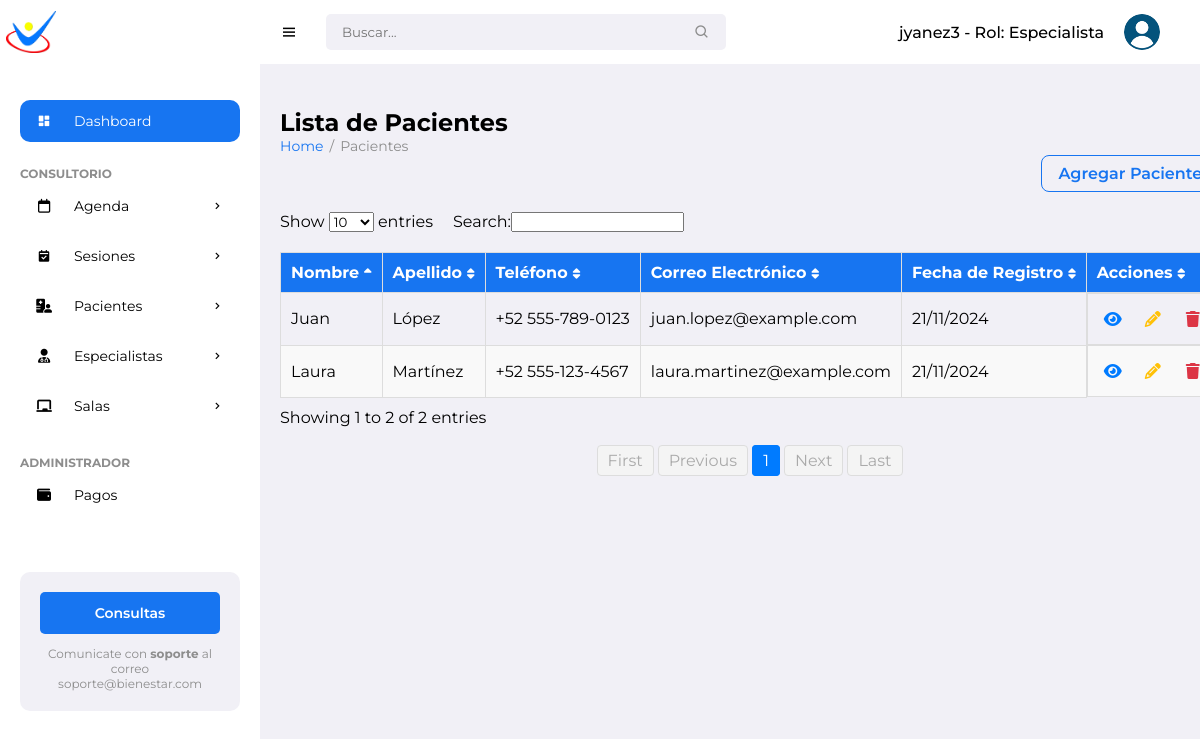
Page / (signed in) on the committed database.
### pacientes/models.py (models this page shows, shortened)
class Specialist(models.Model):
    ROLES = [
        ('especialista', 'Especialista'),
        ('administrador', 'Administrador'),
    ]
    user = models.OneToOneField(
    User,
    on_delete=models.CASCADE,
    related_name='specialist_profile',
    null=True  # Temporalmente permite nulos para manejar datos existentes
    )
    specialty = models.CharField(max_length=100)
    phone = models.CharField(max_length=20)
    dni = models.CharField(max_length=20, unique=True)
    profile_image = models.ImageField(upload_to='specialist_images/', null=True, blank=True)
    role = models.CharField(max_length=20, choices=ROLES, default='especialista')

class Patient(models.Model):
    name = models.CharField(max_length=100)
    surname = models.CharField(max_length=100)
    date_of_birth = models.DateField()
    gender = models.CharField(max_length=10, choices=[('M','Male'), ('F','Female')])
    address = models.CharField(max_length=255)
    phone_number = models.CharField(max_length=20)
    email = models.EmailField()
    cost_session = models.DecimalField(max_digits=10, decimal_places=2, default=0)
    photo = models.ImageField(upload_to='patient_photos/', blank=True, null=True)
    marital_status = models.CharField(max_length=20)
    medical_diagnosis = models.TextField()
    attachments = models.FileField(upload_to='patient_attachments/', blank=True, null=True)
    therapy = models.CharField(max_length=100)
    education = models.CharField(max_length=100, default='No especificado')
    therapist = models.ForeignKey(Specialist, on_delete=models.SET_NULL, null=True, related_name='patients')
    medical_history = models.TextField(blank=True, null=True)
    allergies = models.CharField(max_length=255, blank=True)  # Changed from TextField
    emergency_contact_name = models.CharField(max_length=100)
    emergency_contact_phone = models.CharField(max_length=20)  # Updated length
    notes = models.TextField(blank=True)
    created_date = models.DateTimeField(auto_now_add=True)
    status = models.CharField(max_length=50, choices=[
        ('Active', 'Active'),
        ('Discharged', 'Discharged'),
        ('Suspended', 'Suspended')
    ], blank=True,
        null=True)

### pacientes/views.py (the view)
# urls.py: path('', views.patient_list, name='patient_list'),
@login_required
def patient_list(request):
    patients = Patient.objects.all()
    return render(request, 'pacientes/patient/patient_list.html', {'patients': patients})

### pacientes/templates/pacientes/patient/patient_list.html (shortened to what this page needs)
{% extends "pacientes/base/base.html" %}
{% load static %}
{% block left_content %}
<h1>Lista de Pacientes</h1>
<ul class="breadcrumbs">
    <li><a href="{% url 'patient_list' %}">Home</a></li>
    <li class="divider">/</li>
    <li><a href="#" class="active">Pacientes</a></li>
</ul>
<div class="list-header">
    <a href="{% url 'new_patient' %}" class="btn-add">Agregar Paciente</a>
</div>
<div class="patient-list-container">
    <table id="patientTable" class="display table">
        <thead>
            <tr>
                <th>Nombre</th>
                <th>Apellido</th>
                <th>Teléfono</th>
                <th>Correo Electrónico</th>
                <th>Fecha de Registro</th>
                <th>Acciones</th>
            </tr>
        </thead>
        <tbody>
            {% for patient in patients %}
            <tr>
                <td>{{ patient.name }}</td>
                <td>{{ patient.surname }}</td>
                <td>{{ patient.phone_number }}</td>
                <td>{{ patient.email }}</td>
                <td>{{ patient.created_date|date:"d/m/Y" }}</td>
                <td class="actions-tab">
                    <a href="{% url 'patient_schedule' patient.id %}" class="btn btn-icon view" title="Ver detalles">
                        <i class="fa-solid fa-eye"></i>
                    </a>
                    <a href="{% url 'edit_patient' patient.id %}" class="btn-icon edit" title="Editar">
                        <i class="fas fa-pencil-alt"></i>
                    </a>
                    <a href="{% url 'delete_patient' patient.id %}" class="btn-icon delete btn-danger btn-sm admin-only" title="Eliminar">
                        <i class="fas fa-trash"></i>
                    </a>
                </td>
            </tr>
            {% endfor %}
        </tbody>
    </table>
</div>
{% endblock %}

### pacientes/templates/pacientes/base/base.html (shortened to what this page needs)
{% load static %}
<!DOCTYPE html>
<html lang="en">
<head>
	<link href='https://unpkg.com/boxicons@2.0.9/css/boxicons.min.css' rel='stylesheet'>
	<link rel="stylesheet" href="https://cdnjs.cloudflare.com/ajax/libs/font-awesome/6.5.2/css/all.min.css">
	<link rel="stylesheet" href="{% static 'pacientes/css/styles.css' %}">
</head>
<body>
		<section id="sidebar">
			<a href="#" class="brand"><img src="{% static 'pacientes/images/min_logo.png' %}" alt="" style="width: 50px;"></a>
			<ul class="side-menu">
				<li><a href="#" class="active"><i class='bx bxs-dashboard icon' ></i> Dashboard</a></li>
				<li class="divider" data-text="Consultorio"></li>
				<li>
					<a href="{% url 'calendar' %}"><i class="fa-regular fa-calendar icon"></i>Agenda <i class='bx bx-chevron-right icon-right' ></i></a>
				</li>
				<li>
					<a href="{% url 'reservation_list' %}">
						<i class='bx bxs-calendar-check icon'></i> Sesiones
						<i class='bx bx-chevron-right icon-right'></i>
					</a>
				</li>
				<li>
					<a href="#"><i class="fa-solid fa-hospital-user icon"></i> Pacientes <i class='bx bx-chevron-right icon-right' ></i></a>
				</li>
				<li>
					<a href="#">
						<i class="fa-solid fa-user-doctor icon"></i> Especialistas
						<i class='bx bx-chevron-right icon-right'></i>
					</a>
				</li>
				<li>
			<a href="#">
				<i class="fas fa-chalkboard icon"></i> Salas
			<i class='bx bx-chevron-right icon-right'></i>
			</a>
	       </li>
			<li class="divider" data-text="Administrador"></li>
			<li><a href="{% url 'payment_list' %}"><i class="fa-solid fa-wallet icon"></i> Pagos</a></li>
		</ul>
			<div class="ads">
				<div class="wrapper">
					<a href="mailto:soporteit@ingenieriaterra.com.ar" class="btn-upgrade">Consultas</a>
					<p>Comunicate con <span>soporte</span> al correo soporte@bienestar.com</p>
				</div>
			</div>
		</section>
	<section id="content">
		<nav>
			<i class='bx bx-menu toggle-sidebar' ></i>
			<form action="#">
				<div class="form-group">
					<input type="text" placeholder="Buscar...">
					<i class='bx bx-search icon' ></i>
				</div>
			</form>
			<div class="profile">
				<span class="username">
					{{ user.username }}
					{% if user.specialist_profile %}
						- Rol: {{ user.specialist_profile.role|title }}
					{% else %}
						- Rol: Usuario sin perfil asignado
					{% endif %}
				</span>
				<img src="{% static 'pacientes/images/usuario.png' %}" alt="">
			</div>
		</nav>
		<main>
			<div class="content-container">
				<div class="left-column {% block left_column_class %}{% endblock %}">
					{% block left_content %}{% endblock %}
				</div>
			</div>
		</main>
</body>
</html>

### rows in the picture
Patient: name "Laura", surname "Martínez", phone_number "+52 555-123-4567", email "laura.martinez@example.com", created_date "21/11/2024"
Patient: name "Juan", surname "López", phone_number "+52 555-789-0123", email "juan.lopez@example.com", created_date "21/11/2024"

### other values in the picture
{{ user.username }} "jyanez3"
{{ user.specialist_profile.role|title }} "Especialista"
